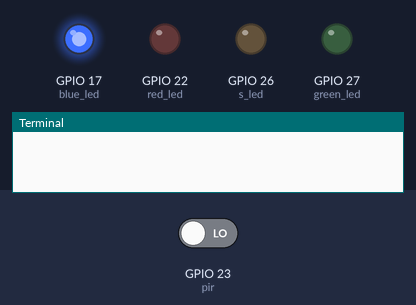
The program below on a simulated Raspberry Pi (BCM pin numbers). Shown: output pins drawn as LEDs (lit = HIGH), the last lines printed to the terminal. Inputs (shaded band) come from the test bench; at power-on: GPIO 23 (pir) LOW. The clock reads 2024-03-15 10:24:30 at power-on unless the program sets it; databases and web services accept everything at once and return nothing.

Above: at 1.2 s.
1.3 s: GPIO 23 (pir) driven HIGH
At 2.1 s:
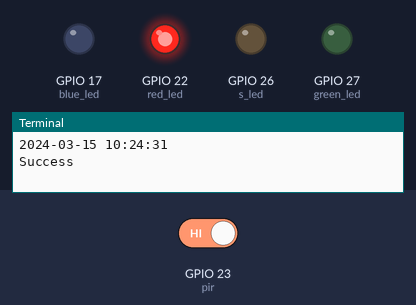
2.9 s: GPIO 23 (pir) driven LOW
At 3.3 s:
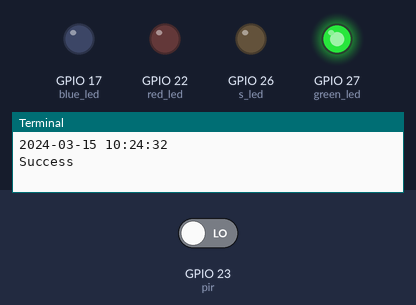
Timing chart, 0 to 5.9 s (numbered marks = the images above; inputs shaded):
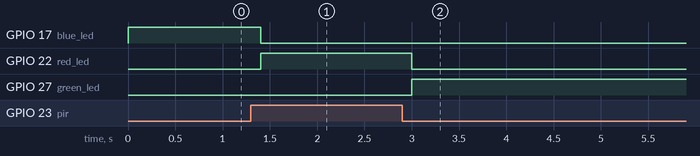

The program:

dpi.py
```python
from gpiozero import LED
from gpiozero import MotionSensor
from datetime import datetime
from time import sleep
import mysql.connector
from mysql.connector import Error
from mysql.connector import errorcode


blue_led = LED(17)
green_led = LED(27)
red_led = LED (22)
s_led = LED(26)
pir = MotionSensor(23)
blue_led.on()
red_led.off()
green_led.off()

Detected="Motion Detected"
Stopped="Motion Stopped"

connection = mysql.connector.connect(host='localhost', database='RaspberryPI', user='test', password='password')
cursor=connection.cursor()

while True:
	try:
		cursor=connection.cursor()
		pir.wait_for_motion()
		print Detected
		now = datetime.now()
		now = now.strftime("%Y-%m-%d %H:%M:%S")
		print now
		sleep(0.1)
		red_led.on()
		blue_led.off()
		green_led.off()

		mysql_insert_query = """INSERT INTO Motion (detected,date_time) VALUES (%s,%s)"""
		records=(Detected,now)
		cursor.execute(mysql_insert_query,records)
		connection.commit()
		print("Success\n")
	except mysql.connector.Error as error:
		print("Failed\n")

	try:
		pir.wait_for_no_motion()
		print Stopped
		now = datetime.now()
		now = now.strftime("%Y-%m-%d %H:%M:%S")
		print now
		sleep(0.1)
		red_led.off()
		blue_led.off()
		green_led.on()

		mysql_insert_query = """INSERT INTO Motion (stopped,date_time) VALUES (%s,%s)"""
		records=(Stopped,now)
		cursor.execute(mysql_insert_query,records)
		connection.commit()
		print("Success\n")
	except mysql.connector.Error as error:
		print("Failed\n")
```

Measured:
- after the input at 1.3 s, GPIO 17 (blue_led): HIGH → LOW after 0.10 s; GPIO 22 (red_led): LOW → HIGH after 0.10 s
- after the input at 2.9 s, GPIO 22 (red_led): HIGH → LOW after 0.10 s; GPIO 27 (green_led): LOW → HIGH after 0.10 s
